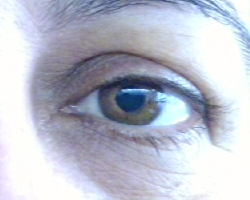
#> input picture Prove_esame/esm_180424/im_180424/I1.png, 250 x 200 px
$ python Es3.py
#> lines starting #> are read from the running program, lines starting #| are printed output that depends on the picture
# -*- coding: utf-8 -*-
"""
Created on Wed Apr 16 18:08:36 2025

@author: david
"""

import numpy as np
import skimage.io as io
import matplotlib.pyplot as plt
import scipy.ndimage as ndi
import skimage.color as clr


x = io.imread('./im_180424/I1.png')/255
plt.figure(1)
plt.imshow(x, clim=[0,255], cmap='gray')
plt.title('input')

z = clr.rgb2gray(x)
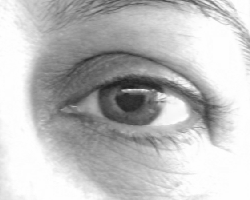
#> z: shape (200, 250) float64; min 0.113, max 1, mean 0.749

h = np.array([[-1,2,-1],[2,-4,2],[-1,2,-1]])
x = ndi.correlate(z, h)
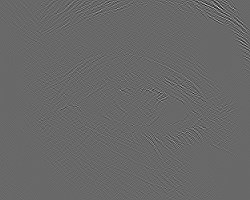
#> x: shape (200, 250) float64; min -0.417, max 0.597, mean 6.63e-19; drawn with min black and max white

def elab(x):
    x_m = [x[0],x[1],x[2],x[5],x[8],x[7],x[6],x[3]]
    y=0
    for i in range(0,8):
        y+= (2**i)*(x_m[i]>=x[4])
    return y

x = ndi.generic_filter(x, elab, (3,3))
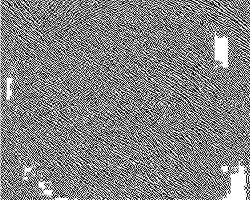
#> x: shape (200, 250) float64; min 0, max 255, mean 131.5

#valuta istogramma
plt.figure(2)
k = plt.hist(x.flatten(), bins = 256)
plt.title('hist')

dev = np.std(k[0])
#> dev = 509.8
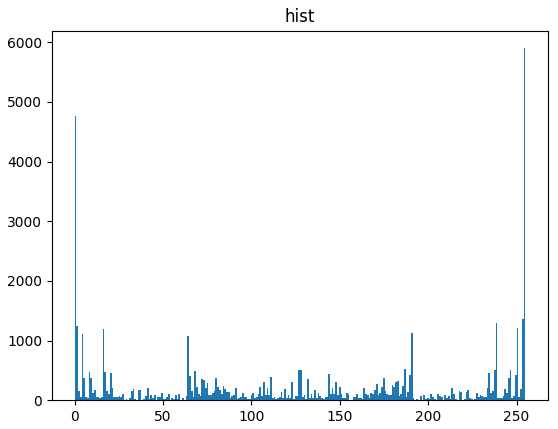
#> figure drawn by matplotlib, 1 panel; tallest bar 5899 high, from x = 254 to 255

$ run again, with Prove_esame/esm_180424/im_180424/I2.png copied over Prove_esame/esm_180424/im_180424/I1.png
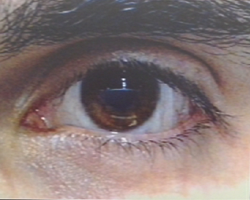
#> input picture Prove_esame/esm_180424/im_180424/I2.png, 250 x 200 px
#> `x = ndi.generic_filter(x, elab, (3,3))`:
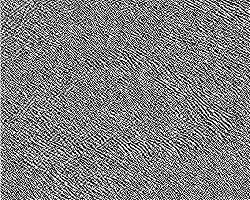
#> x: shape (200, 250) float64; min 0, max 255, mean 127.9
#> dev = 462.5
#> `dev = np.std(k[0])`:
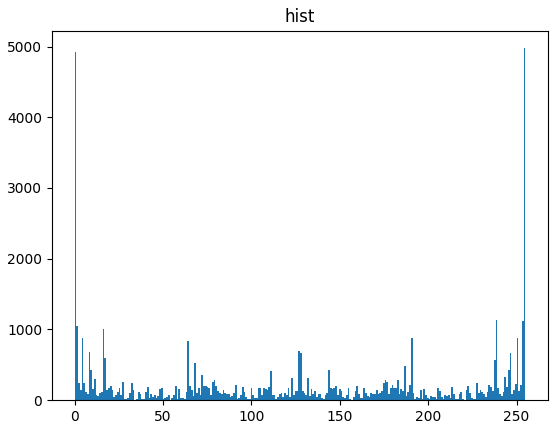
#> figure drawn by matplotlib, 1 panel; tallest bar 4976 high, from x = 254 to 255
